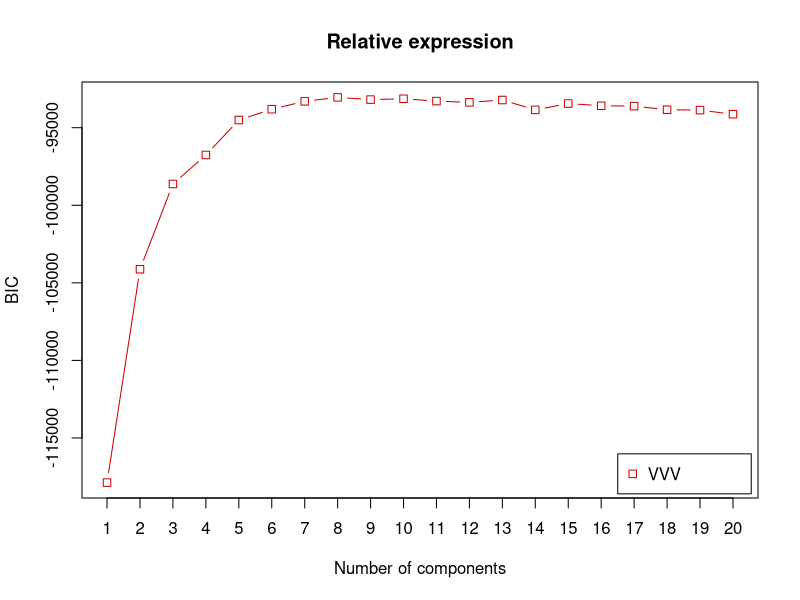

Source code (R):
################################################################################
### Clustering analysis
### Sanzhen Liu and Haiyan Wang
### Kansas State University
### 10/5/2017
################################################################################
### experimental design
expdesign <- read.delim("exp.design.txt")
expdesign$CondDay <- paste0(expdesign$Condition, expdesign$Day)

################################################################################
### 1. pre-clustering: organize input data
################################################################################
signorm <- read.delim("sig.sRNA.normalized.counts.txt", stringsAsFactors = F)
signorm <- signorm[, as.character(expdesign$Sample)]
signorm2 <- (signorm[, 1:16*2] + signorm[, 1:16*2-1])/2
head(signorm2)
colnames(signorm2) <- gsub("\\.[0-9]+", "", colnames(signorm2))
rownames(signorm2) <- signorm$sRNA  ### label rows with sRNAs
### log2 ratios, 1 was added to avoid 0 counts
ratios <- log2((signorm2[, 1:8] + 1) / (signorm2[, 9:16] + 1))

################################################################################
### clustering
################################################################################
library(mclust)
mc <- Mclust(ratios, G=1:20, modelNames ='VVV') ### why do we select "VVV"
mc.summary <- summary(mc, parameter = TRUE, classification = TRUE)
plot(mc,'BIC')
title("Relative expression")
G <- unlist(mc.summary[4])
meancurve <- matrix(unlist(mc.summary[11]), ncol=G)
covariance.between.time.points <- mc.summary[12]
class.member <- data.frame(mc.summary[15])
rownames(meancurve) <- colnames(ratios)
colnames(meancurve) <- paste('Group', 1:G, sep="")
